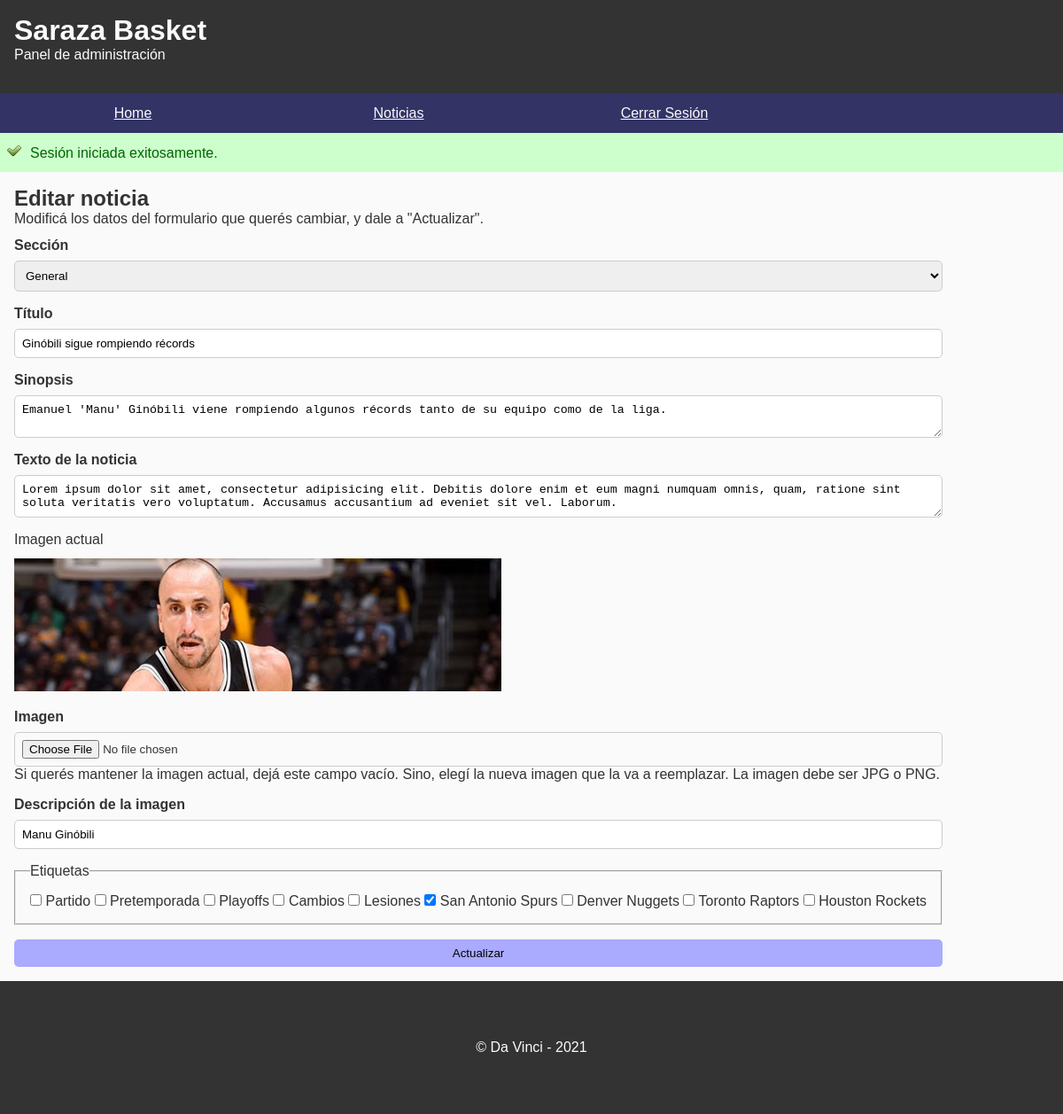
The page /admin/index.php?s=noticias-editar&id=1 (signed in) on the database its author committed.
### tables this page shows
CREATE TABLE `noticias` (
  `noticia_id` int(10) UNSIGNED NOT NULL,
  `usuario_id` int(10) UNSIGNED NOT NULL,
  `seccion_id` tinyint(3) UNSIGNED NOT NULL DEFAULT 1,
  `titulo` varchar(120) NOT NULL,
  `sinopsis` text NOT NULL,
  `texto` mediumtext NOT NULL,
  `fecha` datetime NOT NULL,
  `imagen` varchar(255) DEFAULT NULL,
  `imagen_descripcion` varchar(255) DEFAULT NULL
);

CREATE TABLE `secciones` (
  `seccion_id` tinyint(3) UNSIGNED NOT NULL,
  `nombre` varchar(25) NOT NULL
);

CREATE TABLE `etiquetas` (
  `etiqueta_id` smallint(5) UNSIGNED NOT NULL,
  `nombre` varchar(30) NOT NULL
);

### bootstrap/autoload.php (called while the page is built, shortened)
<?php
spl_autoload_register(function($className) {
    $filepath = __DIR__ . '/../classes/' . $className . ".php";
});

### classes/SeccionesRepository.php (called while the page is built)
<?php
class SeccionesRepository
{
    private $db;
    public function __construct(PDO $db)
    {
        $this->db = $db;
    }
    public function getAll(): array
    {
        $query = "SELECT * FROM secciones";
        $stmt = $this->db->prepare($query);
        $stmt->execute();
        $stmt->setFetchMode(PDO::FETCH_CLASS, Seccion::class);
        return $stmt->fetchAll();
    }
}

### classes/Seccion.php (called while the page is built, shortened)
<?php
class Seccion
{
    protected $seccion_id;
    protected $nombre;
    public function getSeccionId(): int
    {
        return $this->seccion_id;
    }
    public function getNombre(): string
    {
        return $this->nombre;
    }
}

### classes/NoticiasRepository.php (called while the page is built, shortened)
<?php
class NoticiasRepository
{
    private $db;
    public function __construct(PDO $db)
    {
        $this->db = $db;
    }
    public function getById(int $id, $loadRelations = false): Noticia {
        $query = "SELECT * FROM noticias
            WHERE noticia_id = ?";
        $stmt = $this->db->prepare($query);
        $stmt->execute([$id]);
        $stmt->setFetchMode(PDO::FETCH_CLASS, 'Noticia');
        $news = $stmt->fetch();
        if($loadRelations) {
            $queryRelation = "SELECT e.*
                    FROM etiquetas_tienen_noticias etn
                        INNER JOIN etiquetas e ON etn.etiqueta_id = e.etiqueta_id
                    WHERE etn.noticia_id = ?";
            $stmt = $this->db->prepare($queryRelation);
            $stmt->execute([$id]);
            $stmt->setFetchMode(PDO::FETCH_CLASS, Etiqueta::class);
            $etiquetas = $stmt->fetchAll();
            $news->setEtiquetas($etiquetas);
        }
        return $news;
    }
}

### classes/Noticia.php (called while the page is built, shortened)
<?php
class Noticia
{
    protected $noticia_id;
    protected $seccion_id;
    protected $titulo;
    protected $sinopsis;
    protected $texto;
    protected $imagen;
    protected $imagen_descripcion;
    protected $etiquetas = [];
    public function getNoticiaId(): int
    {
        return $this->noticia_id;
    }
    public function getTitulo(): string
    {
        return $this->titulo;
    }
    public function getSinopsis(): string
    {
        return $this->sinopsis;
    }
    public function getTexto(): string
    {
        return $this->texto;
    }
    public function getImagen(): ?string
    {
        return $this->imagen;
    }
    public function getImagenDescripcion(): string
    {
        return $this->imagen_descripcion;
    }
    public function getSeccionId(): int
    {
        return $this->seccion_id;
    }
    public function getEtiquetas(): array
    {
        return $this->etiquetas;
    }
    public function setEtiquetas(array $etiquetas): void
    {
        $this->etiquetas = $etiquetas;
    }
}

### classes/Etiqueta.php (called while the page is built, shortened)
<?php
class Etiqueta
{
    protected $etiqueta_id;
    protected $nombre;
    public function getEtiquetaId(): int
    {
        return $this->etiqueta_id;
    }
    public function getNombre(): string
    {
        return $this->nombre;
    }
}

### classes/EtiquetasRepository.php (called while the page is built)
<?php
class EtiquetasRepository
{
    private $db;
    public function __construct(PDO $db)
    {
        $this->db = $db;
    }
    public function getAll(): array
    {
        $query = "SELECT * FROM etiquetas";
        $stmt = $this->db->prepare($query);
        $stmt->execute();
        $stmt->setFetchMode(PDO::FETCH_CLASS, Etiqueta::class);
        return $stmt->fetchAll();
    }
}

### admin/secciones/noticias-editar.php (the view, shortened to what this page needs)
<?php
$seccionRepo = new SeccionesRepository($db);
$secciones = $seccionRepo->getAll();
$etiquetaRepo = new EtiquetasRepository($db);
$etiquetas = $etiquetaRepo->getAll();
$errores = $_SESSION['errores'] ?? [];
$oldData = $_SESSION['oldData'] ?? [];
if(count($oldData) === 0) {
    $id = (int) $_GET['id'];
    $repo = new NoticiasRepository($db);
    $noticia = $repo->getById($id, true);
    $noticiaEtiquetas = [];
    foreach($noticia->getEtiquetas() as $etiqueta) {
        $noticiaEtiquetas[] = $etiqueta->getEtiquetaId();
    }
    $oldData = [
        'noticia_id' => $noticia->getNoticiaId(),
        'seccion_id' => $noticia->getSeccionId(),
        'titulo' => $noticia->getTitulo(),
        'sinopsis' => $noticia->getSinopsis(),
        'texto' => $noticia->getTexto(),
        'imagen_actual' => $noticia->getImagen(),
        'imagen_descripcion' => $noticia->getImagenDescripcion(),
        'etiquetas' => $noticiaEtiquetas,
    ];
}
?>
<section class="container-flex content">
    <div>
        <h1>Editar noticia</h1>
        <p>Modificá los datos del formulario que querés cambiar, y dale a "Actualizar".</p>
        <form action="acciones/noticias-editar.php" method="post" enctype="multipart/form-data">
            <div class="form-fila">
                <label for="seccion_id">Sección</label>
                <select id="seccion_id" name="seccion_id" class="form-control" <?= isset($errores['seccion_id']) ? 'aria-describedby="error-seccion_id"' : '';?>>
                    <?php
                    foreach($secciones as $seccion): ?>
                        <option
                            value="<?= $seccion->getSeccionId()?>"
                            <?= ($oldData['seccion_id'] == $seccion->getSeccionId()) ? 'selected' : null;?>
                        ><?= $seccion->getNombre();?></option>
                    <?php
                    endforeach; ?>
                </select>
            </div>
            <div class="form-fila">
                <label for="titulo">Título</label>
                <input type="text" id="titulo" name="titulo" class="form-control" value="<?= $oldData['titulo'] ?? '';?>" <?= isset($errores['titulo']) ? 'aria-describedby="error-titulo"' : '';?>>
            </div>
            <div class="form-fila">
                <label for="sinopsis">Sinopsis</label>
                <textarea id="sinopsis" name="sinopsis" class="form-control" <?= isset($errores['sinopsis']) ? 'aria-describedby="error-sinopsis"' : '';?>><?= $oldData['sinopsis'] ?? '';?></textarea>
            </div>
            <div class="form-fila">
                <label for="texto">Texto de la noticia</label>
                <textarea id="texto" name="texto" class="form-control" <?= isset($errores['texto']) ? 'aria-describedby="error-texto"' : '';?>><?= $oldData['texto'] ?? '';?></textarea>
            </div>
            <div class="form-fila">
                <p>Imagen actual</p>
                <img src="<?= './../imgs/big-' . $oldData['imagen_actual'];?>" alt="Previsualización de la imagen actual.">
            </div>
            <div class="form-fila">
                <label for="imagen">Imagen</label>
                <input type="file" id="imagen" name="imagen" class="form-control" aria-describedby="help-imagen">
                <p id="help-imagen">Si querés mantener la imagen actual, dejá este campo vacío. Sino, elegí la nueva imagen que la va a reemplazar. La imagen debe ser JPG o PNG.</p>
            </div>
            <div class="form-fila">
                <label for="imagen_descripcion">Descripción de la imagen</label>
                <input type="text" id="imagen_descripcion" name="imagen_descripcion" class="form-control" value="<?= $oldData['imagen_descripcion'] ?? '';?>">
            </div>
            <fieldset>
                <legend>Etiquetas</legend>
                <?php
                foreach($etiquetas as $etiqueta): ?>
                    <label>
                        <input
                            type="checkbox"
                            name="etiquetas[]"
                            value="<?= $etiqueta->getEtiquetaId();?>"
                            <?= in_array($etiqueta->getEtiquetaId(), $oldData['etiquetas']) ? 'checked' : null;?>
                        >
                        <?= $etiqueta->getNombre();?>
                    </label>
                <?php
                endforeach; ?>
            </fieldset>
            <button class="button" type="submit">Actualizar</button>
        </form>
    </div>
</section>

### css/estilos-v2.css (style rules this page uses)
:root { --bg-nav: #336; --bg-footer: #333; --color-alert: #c00; --msg-error-text: #900; --msg-info-bg: #00a; --msg-info-text: #aaf; --msg-success-bg: #060; --msg-success-text: #cfc; }
* { margin: 0; padding: 0; -webkit-box-sizing: border-box; -moz-box-sizing: border-box; box-sizing: border-box; }
html { height: 100%; }
body { font-family: Verdana, Arial, sans-serif; display: grid; min-height: 100%; grid-template-columns: 100%; grid-template-rows: 105px 90px 1fr 150px; }
img { max-width: 100%; }
p { margin-bottom: .75rem; }
.container-flex { display: flex; flex-wrap: wrap; }
.content { padding: 1rem; }
fieldset { padding: 1rem; margin-bottom: 1rem; }
.form-fila { margin-bottom: 1em; }
.form-fila label { display: block; margin-bottom: .5rem; font-weight: 700; }
.form-control { display: block; width: 100%; padding: .5rem; border: 1px solid #ccc; border-radius: 5px; }
.button { width: 100%; padding: .5rem 1rem; border: 0; border-radius: 5px; background-color: #aaf; }
@media all and (min-width: 41.25em) { body { grid-template-rows: 105px 45px 1fr 150px; } }
@media all and (min-width: 68.75em) { .container-flex { align-items: flex-start; } }

### rows shown on the page
noticias: seccion_id "General", titulo "Ginóbili sigue rompiendo récords", sinopsis "Emanuel 'Manu' Ginóbili viene rompiendo algunos récords tanto de su equipo como de la liga.", texto "Lorem ipsum dolor sit amet, consectetur adipisicing elit. Debitis dolore enim et eum magni numquam omnis, quam, ratione sint soluta veritatis vero voluptatum. Accusamus accusantium ad eveniet sit vel. Laborum.", imagen (picture), imagen_descripcion "Manu Ginóbili"
etiquetas: nombre "Partido"
etiquetas: nombre "Pretemporada"
etiquetas: nombre "Playoffs"
etiquetas: nombre "Cambios"
etiquetas: nombre "Lesiones"
etiquetas: etiqueta_id "☑", nombre "San Antonio Spurs"
etiquetas: nombre "Denver Nuggets"
etiquetas: nombre "Toronto Raptors"
etiquetas: nombre "Houston Rockets"

### other values the page prints
$statusExito "Sesión iniciada exitosamente."
